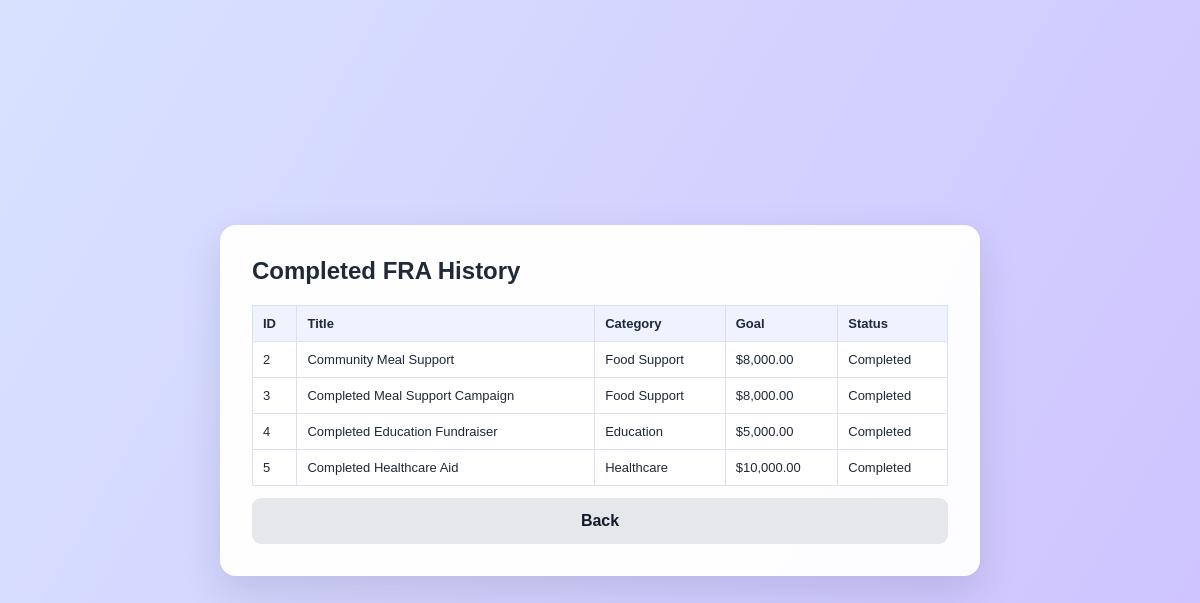
Page /index.php?page=view_completed_history (signed in) on the committed database.
### tables this page shows
CREATE TABLE fundraising_activities (
    fra_id INT AUTO_INCREMENT PRIMARY KEY,
    fundraiser_id INT NOT NULL,
    title VARCHAR(150) NOT NULL,
    description TEXT NOT NULL,
    goal_amount DECIMAL(10,2) NOT NULL,
    current_amount DECIMAL(10,2) DEFAULT 0.00,
    category VARCHAR(100) NOT NULL,
    status ENUM('Active', 'Disabled', 'Completed') DEFAULT 'Active',
    start_date DATE,
    end_date DATE,
    view_count INT DEFAULT 0,
    shortlist_count INT DEFAULT 0,
    created_at DATETIME DEFAULT CURRENT_TIMESTAMP,
    FOREIGN KEY (fundraiser_id) REFERENCES managed_user_accounts(user_id)
);

### src/fra/entity/FundraisingActivity.php (called while the page is built, shortened)
<?php
require_once __DIR__ . '/../../shared/database/Database.php';
class FundraisingActivity
{
    private PDO $conn;
    public function __construct()
    {
        $database = new Database();
        $this->conn = $database->connect();
    }
    public function getCompletedFRA(int $fundraiserId): array
    {
        $sql = "SELECT
                    fra_id AS fraId,
                    fundraiser_id AS fundraiserId,
                    title,
                    description,
                    goal_amount AS goalAmount,
                    current_amount AS amountRaised,
                    category,
                    status,
                    start_date AS startDate,
                    end_date AS endDate,
                    view_count AS views,
                    shortlist_count AS shortlistCount
                FROM fundraising_activities
                WHERE fundraiser_id = :fundraiserId
                AND status = 'Completed'
                ORDER BY end_date DESC";
        $stmt = $this->conn->prepare($sql);
        $stmt->bindParam(':fundraiserId', $fundraiserId, PDO::PARAM_INT);
        $stmt->execute();
        return $stmt->fetchAll(PDO::FETCH_ASSOC);
    }
}

### src/shared/database/Database.php (called while the page is built)
<?php
class Database
{
    private string $host = 'localhost';
    private string $database = 'echocare_db';
    private string $username = 'root';
    private string $password = '';
    private ?PDO $conn = null;
    public function connect(): PDO
    {
        if ($this->conn === null) {
            try {
                $this->conn = new PDO(
                    "mysql:host={$this->host};dbname={$this->database};charset=utf8mb4",
                    $this->username,
                    $this->password
                );
                $this->conn->setAttribute(PDO::ATTR_ERRMODE, PDO::ERRMODE_EXCEPTION);
                $this->conn->setAttribute(PDO::ATTR_DEFAULT_FETCH_MODE, PDO::FETCH_ASSOC);
            } catch (PDOException $e) {
                die('Database connection failed: ' . $e->getMessage());
            }
        }
        return $this->conn;
    }
}

### src/fra/controller/ViewHistoryController.php (called while the page is built)
<?php
require_once __DIR__ . '/../entity/FundraisingActivity.php';
class ViewHistoryController
{
    private FundraisingActivity $fundraisingActivity;
    public function __construct()
    {
        $this->fundraisingActivity = new FundraisingActivity();
    }
    public function getCompletedFRA(int $fundraiserId): array
    {
        return $this->fundraisingActivity->getCompletedFRA($fundraiserId);
    }
}

### src/fra/boundary/ViewHistoryUI.php (the view, shortened to what this page needs)
<?php
require_once __DIR__ . '/../controller/ViewHistoryController.php';
$controller = new ViewHistoryController();
$historyList = $controller->getCompletedFRA($_SESSION['user']['id']);
?>
<!DOCTYPE html>
<html>
<head>
    <link rel="stylesheet" href="/css/style.css">
</head>
<body>
<div class="page-center">
<section class="dashboard-card">
<h1>Completed FRA History</h1>
<table class="table">
<tr>
    <th>ID</th>
    <th>Title</th>
    <th>Category</th>
    <th>Goal</th>
    <th>Status</th>
</tr>
<?php foreach ($historyList as $fra): ?>
<tr>
    <td><?= $fra['fraId'] ?></td>
    <td><?= htmlspecialchars($fra['title']) ?></td>
    <td><?= htmlspecialchars($fra['category']) ?></td>
    <td>$<?= number_format($fra['goalAmount'], 2) ?></td>
    <td><?= htmlspecialchars($fra['status']) ?></td>
</tr>
<?php endforeach; ?>
</table>
<a href="/index.php?page=fundraiser_dashboard" class="secondary-btn">Back</a>
</section>
</div>
</body>
</html>

### public/css/style.css (style rules this page uses)
* { box-sizing: border-box; }
body { margin: 0; font-family: Arial, Helvetica, sans-serif; background: #f7f8ff; color: #1f2937; }
body::before { content: ""; position: fixed; inset: 0; background: radial-gradient(circle at 20% 25%, rgba(220, 230, 255, 0.9), transparent 35%), radial-gradient(circle at 80% 35%, rgba(235, 240, 255, 0.9), transparent 38%), linear-gradient(135deg, #ffffff 0%, #eef3ff 45%, #ffffff 100%); z-index: -2; }
body::after { content: ""; position: fixed; inset: 0; background: linear-gradient(155deg, transparent 20%, rgba(205, 218, 250, 0.45) 38%, transparent 58%), linear-gradient(25deg, transparent 25%, rgba(230, 235, 255, 0.8) 48%, transparent 70%); z-index: -1; }
.page-center { min-height: 100vh; display: flex; align-items: center; justify-content: center; padding: 24px; }
h1 { margin: 0 0 8px; font-size: 24px; }
.dashboard-card { width: 760px; background: rgba(255,255,255,0.96); border-radius: 16px; padding: 32px; box-shadow: 0 16px 40px rgba(15, 23, 42, 0.12); }
.table { width: 100%; border-collapse: collapse; margin-top: 20px; background: white; }
.table th, .table td { border: 1px solid #dbe1ef; padding: 10px; font-size: 13px; text-align: left; }
.table th { background: #eef3ff; }
.secondary-btn { display: block; width: 100%; text-align: center; padding: 14px; border-radius: 9px; background: #e5e7eb; color: #111827; text-decoration: none; font-weight: 700; margin-top: 12px; }
body { position: relative; overflow-x: hidden; background: #eef3ff; }
body::before { content: ""; position: fixed; inset: 0; z-index: 0; background: linear-gradient( 120deg, #d8e2ff, #cbb7ff, #f3e8ff, #dbeafe ); background-size: 400% 400%; animation: movingGradient 4s ease infinite; }
.page-center, .app-layout { position: relative; z-index: 1; }

### rows in the picture
fundraising_activities: fra_id "2", title "Community Meal Support", category "Food Support", goal_amount "8,000.00", status "Completed"
fundraising_activities: fra_id "3", title "Completed Meal Support Campaign", category "Food Support", goal_amount "8,000.00", status "Completed"
fundraising_activities: fra_id "4", title "Completed Education Fundraiser", category "Education", goal_amount "5,000.00", status "Completed"
fundraising_activities: fra_id "5", title "Completed Healthcare Aid", category "Healthcare", goal_amount "10,000.00", status "Completed"
